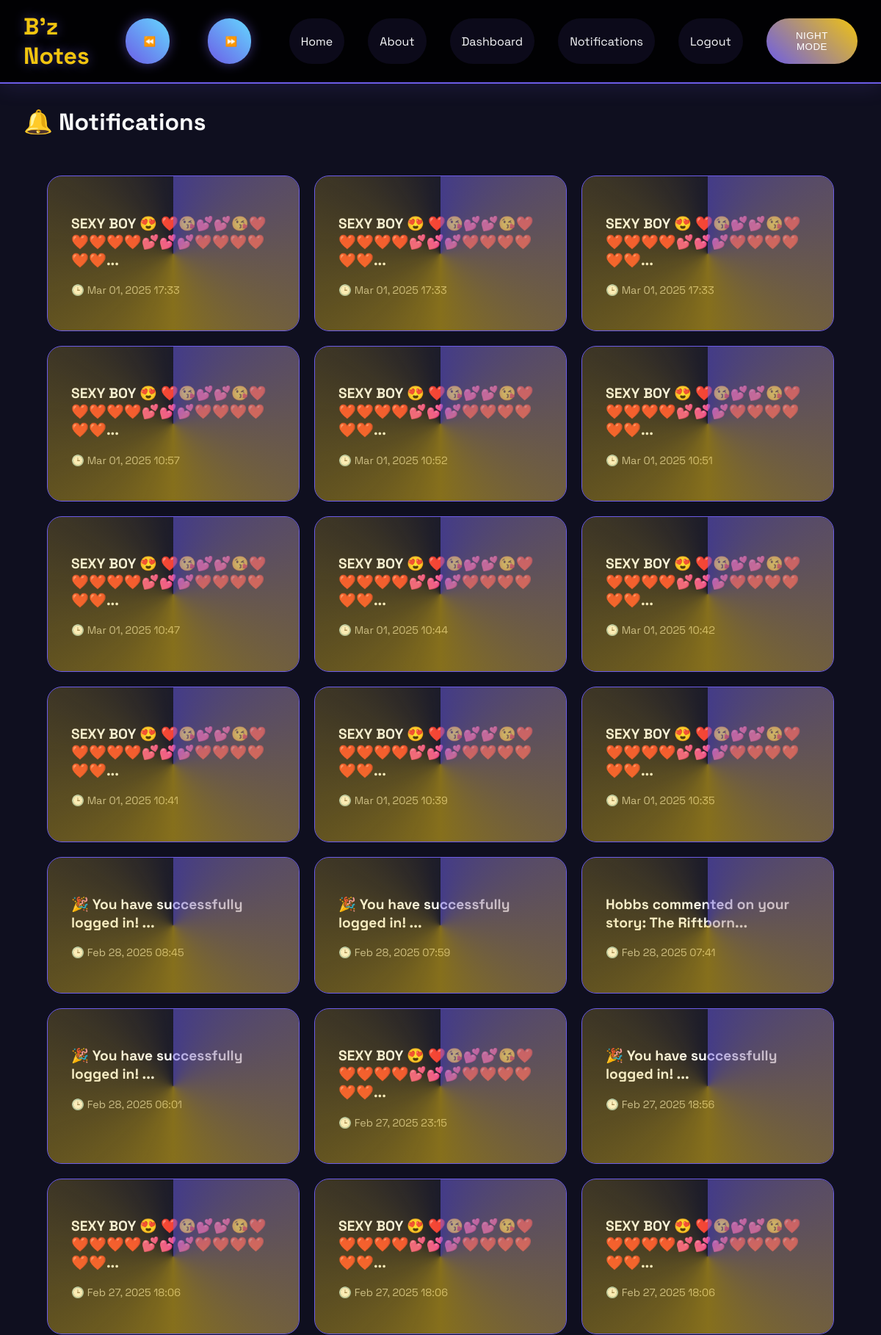
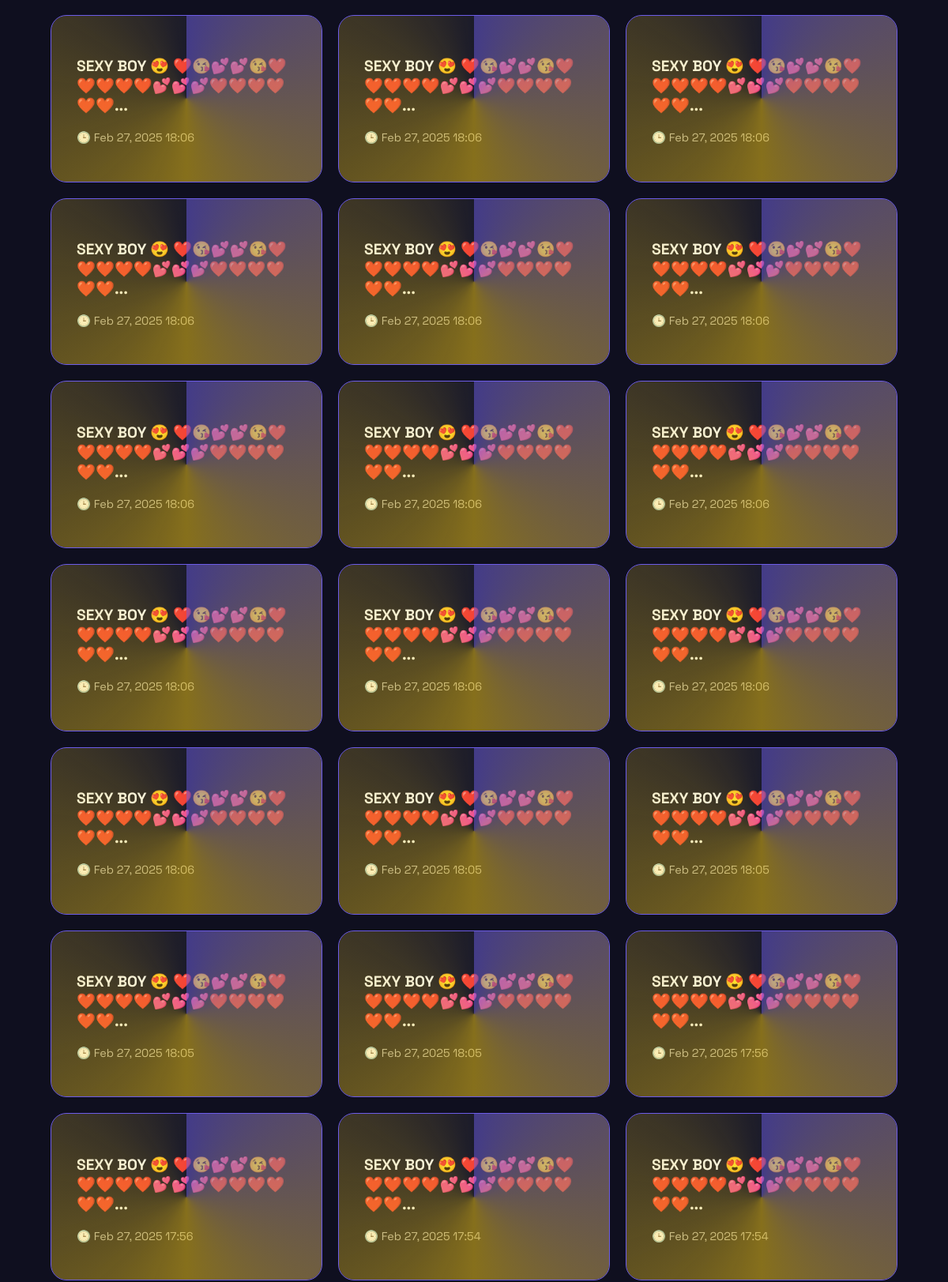
Page /notifications (signed in, upper part) on the committed database (2 pictures, top to bottom).
### models.py (models this page shows)
class Notification(db.Model):
    __tablename__ = "notifications"
    id = db.Column(db.Integer, primary_key=True)
    user_id = db.Column(db.Integer, db.ForeignKey('users.id', ondelete="CASCADE"), nullable=False)
    comment_id = db.Column(db.Integer, db.ForeignKey("comments.id", ondelete="CASCADE"), nullable=True)
    message = db.Column(db.String(255), nullable=False)
    timestamp = db.Column(db.DateTime, default=datetime.utcnow)
    is_read = db.Column(db.Boolean, default=False)
    user = db.relationship('User', backref=db.backref('notifications', lazy=True))
    comment = db.relationship("Comment", back_populates="notifications")

### run.py (the view)
@app.route("/notifications")
@login_required
def notifications_page():
    notifications = Notification.query.filter_by(user_id=current_user.id).order_by(Notification.timestamp.desc()).all()
    return render_template("notifications.html", notifications=notifications)

### run.py (called while the page is built)
@login_manager.user_loader
def load_user(user_id):
    return User.query.get(int(user_id))

### templates/notifications.html (shortened to what this page needs)
{% extends "base.html" %}
{% block content %}
<div class="notifications-page">
    <h1>🔔 Notifications</h1>
    {% if notifications %}
        <div class="notification-grid">
            {% for notification in notifications %}
            <div class="holo-card" onclick="location.href='{{ url_for('view_notification', notification_id=notification.id) }}'">
                <p class="notification-title">{{ notification.message|truncate(50) }}</p>
                <p class="notification-timestamp">🕒 {{ notification.timestamp.strftime('%b %d, %Y %H:%M') }}</p>
            </div>
            {% endfor %}
        </div>
    {% else %}
        <p>No new notifications.</p>
    {% endif %}
</div>
{% endblock %}

### static/css/main.css (style rules this page uses)
:root { --space: #0f0f1f; --primary: #6c5ce7; --accent: #f1c40f; --neon: 0 0 15px rgba(108,92,231,0.5); --text: #f8f9fa; --bg-dark: #0f0f1f; }
body { background: var(--space); color: var(--text); font-family: 'Space Grotesk', sans-serif; margin: 0; padding: 0; }
.holo-card { background: rgba(255,255,255,0.05); border: 1px solid var(--primary); border-radius: 20px; padding: 2rem; position: relative; overflow: hidden; transition: transform 0.3s ease, box-shadow 0.3s ease; }
.holo-card::before { content: ''; position: absolute; inset: -50%; background: conic-gradient(var(--primary), var(--accent), transparent); animation: rotate 4s linear infinite; opacity: 0.5; }
html { overflow-y: scroll; scrollbar-width: thin; scrollbar-color: #888 #f1f1f1; }

### templates/base.html (style rules this page uses)
:root { --space: #0f0f1f; --primary: #6c5ce7; --accent: #f1c40f; --neon: 0 0 15px rgba(108,92,231,0.5); --text: #f8f9fa; --bg-dark: #0f0f1f; }
body { background: var(--space); color: var(--text); font-family: 'Space Grotesk', sans-serif; margin: 0; padding: 0; }
html { overflow-y: scroll; scrollbar-width: thin; scrollbar-color: #888 #f1f1f1; }

### templates/notifications.html (style rules this page uses)
.notification-grid { display: grid; grid-template-columns: repeat(auto-fill, minmax(300px, 1fr)); gap: 20px; padding: 2rem; }
.notification-title { font-weight: bold; font-size: 1.2rem; }
.notification-timestamp { font-size: 0.9rem; color: #bbb; }

### rows in the picture
Notification: message "SEXY BOY 😍 ❤️😘💕💕😘❤️❤️❤️❤️❤️💕💕💕❤️❤️❤️❤️❤️❤️...", timestamp "Mar 01, 2025 17:33"
Notification: message "SEXY BOY 😍 ❤️😘💕💕😘❤️❤️❤️❤️❤️💕💕💕❤️❤️❤️❤️❤️❤️...", timestamp "Mar 01, 2025 17:33"
Notification: message "SEXY BOY 😍 ❤️😘💕💕😘❤️❤️❤️❤️❤️💕💕💕❤️❤️❤️❤️❤️❤️...", timestamp "Mar 01, 2025 17:33"
Notification: message "SEXY BOY 😍 ❤️😘💕💕😘❤️❤️❤️❤️❤️💕💕💕❤️❤️❤️❤️❤️❤️...", timestamp "Mar 01, 2025 10:57"
Notification: message "SEXY BOY 😍 ❤️😘💕💕😘❤️❤️❤️❤️❤️💕💕💕❤️❤️❤️❤️❤️❤️...", timestamp "Mar 01, 2025 10:52"
Notification: message "SEXY BOY 😍 ❤️😘💕💕😘❤️❤️❤️❤️❤️💕💕💕❤️❤️❤️❤️❤️❤️...", timestamp "Mar 01, 2025 10:51"
Notification: message "SEXY BOY 😍 ❤️😘💕💕😘❤️❤️❤️❤️❤️💕💕💕❤️❤️❤️❤️❤️❤️...", timestamp "Mar 01, 2025 10:47"
Notification: message "SEXY BOY 😍 ❤️😘💕💕😘❤️❤️❤️❤️❤️💕💕💕❤️❤️❤️❤️❤️❤️...", timestamp "Mar 01, 2025 10:44"
Notification: message "SEXY BOY 😍 ❤️😘💕💕😘❤️❤️❤️❤️❤️💕💕💕❤️❤️❤️❤️❤️❤️...", timestamp "Mar 01, 2025 10:42"
Notification: message "SEXY BOY 😍 ❤️😘💕💕😘❤️❤️❤️❤️❤️💕💕💕❤️❤️❤️❤️❤️❤️...", timestamp "Mar 01, 2025 10:41"
Notification: message "SEXY BOY 😍 ❤️😘💕💕😘❤️❤️❤️❤️❤️💕💕💕❤️❤️❤️❤️❤️❤️...", timestamp "Mar 01, 2025 10:39"
Notification: message "SEXY BOY 😍 ❤️😘💕💕😘❤️❤️❤️❤️❤️💕💕💕❤️❤️❤️❤️❤️❤️...", timestamp "Mar 01, 2025 10:35"
Notification: message "🎉 You have successfully logged in! ...", timestamp "Feb 28, 2025 08:45"
Notification: message "🎉 You have successfully logged in! ...", timestamp "Feb 28, 2025 07:59"
Notification: message "Hobbs commented on your story: The Riftborn...", timestamp "Feb 28, 2025 07:41"
Notification: message "🎉 You have successfully logged in! ...", timestamp "Feb 28, 2025 06:01"
Notification: message "SEXY BOY 😍 ❤️😘💕💕😘❤️❤️❤️❤️❤️💕💕💕❤️❤️❤️❤️❤️❤️...", timestamp "Feb 27, 2025 23:15"
Notification: message "🎉 You have successfully logged in! ...", timestamp "Feb 27, 2025 18:56"
Notification: message "SEXY BOY 😍 ❤️😘💕💕😘❤️❤️❤️❤️❤️💕💕💕❤️❤️❤️❤️❤️❤️...", timestamp "Feb 27, 2025 18:06"
Notification: message "SEXY BOY 😍 ❤️😘💕💕😘❤️❤️❤️❤️❤️💕💕💕❤️❤️❤️❤️❤️❤️...", timestamp "Feb 27, 2025 18:06"
Notification: message "SEXY BOY 😍 ❤️😘💕💕😘❤️❤️❤️❤️❤️💕💕💕❤️❤️❤️❤️❤️❤️...", timestamp "Feb 27, 2025 18:06"
Notification: message "SEXY BOY 😍 ❤️😘💕💕😘❤️❤️❤️❤️❤️💕💕💕❤️❤️❤️❤️❤️❤️...", timestamp "Feb 27, 2025 18:06"
Notification: message "SEXY BOY 😍 ❤️😘💕💕😘❤️❤️❤️❤️❤️💕💕💕❤️❤️❤️❤️❤️❤️...", timestamp "Feb 27, 2025 18:06"
Notification: message "SEXY BOY 😍 ❤️😘💕💕😘❤️❤️❤️❤️❤️💕💕💕❤️❤️❤️❤️❤️❤️...", timestamp "Feb 27, 2025 18:06"
Notification: message "SEXY BOY 😍 ❤️😘💕💕😘❤️❤️❤️❤️❤️💕💕💕❤️❤️❤️❤️❤️❤️...", timestamp "Feb 27, 2025 18:06"
Notification: message "SEXY BOY 😍 ❤️😘💕💕😘❤️❤️❤️❤️❤️💕💕💕❤️❤️❤️❤️❤️❤️...", timestamp "Feb 27, 2025 18:06"
Notification: message "SEXY BOY 😍 ❤️😘💕💕😘❤️❤️❤️❤️❤️💕💕💕❤️❤️❤️❤️❤️❤️...", timestamp "Feb 27, 2025 18:06"
Notification: message "SEXY BOY 😍 ❤️😘💕💕😘❤️❤️❤️❤️❤️💕💕💕❤️❤️❤️❤️❤️❤️...", timestamp "Feb 27, 2025 18:06"
Notification: message "SEXY BOY 😍 ❤️😘💕💕😘❤️❤️❤️❤️❤️💕💕💕❤️❤️❤️❤️❤️❤️...", timestamp "Feb 27, 2025 18:06"
Notification: message "SEXY BOY 😍 ❤️😘💕💕😘❤️❤️❤️❤️❤️💕💕💕❤️❤️❤️❤️❤️❤️...", timestamp "Feb 27, 2025 18:06"
Notification: message "SEXY BOY 😍 ❤️😘💕💕😘❤️❤️❤️❤️❤️💕💕💕❤️❤️❤️❤️❤️❤️...", timestamp "Feb 27, 2025 18:06"
Notification: message "SEXY BOY 😍 ❤️😘💕💕😘❤️❤️❤️❤️❤️💕💕💕❤️❤️❤️❤️❤️❤️...", timestamp "Feb 27, 2025 18:06"
Notification: message "SEXY BOY 😍 ❤️😘💕💕😘❤️❤️❤️❤️❤️💕💕💕❤️❤️❤️❤️❤️❤️...", timestamp "Feb 27, 2025 18:06"
Notification: message "SEXY BOY 😍 ❤️😘💕💕😘❤️❤️❤️❤️❤️💕💕💕❤️❤️❤️❤️❤️❤️...", timestamp "Feb 27, 2025 18:06"
Notification: message "SEXY BOY 😍 ❤️😘💕💕😘❤️❤️❤️❤️❤️💕💕💕❤️❤️❤️❤️❤️❤️...", timestamp "Feb 27, 2025 18:05"
Notification: message "SEXY BOY 😍 ❤️😘💕💕😘❤️❤️❤️❤️❤️💕💕💕❤️❤️❤️❤️❤️❤️...", timestamp "Feb 27, 2025 18:05"
Notification: message "SEXY BOY 😍 ❤️😘💕💕😘❤️❤️❤️❤️❤️💕💕💕❤️❤️❤️❤️❤️❤️...", timestamp "Feb 27, 2025 18:05"
Notification: message "SEXY BOY 😍 ❤️😘💕💕😘❤️❤️❤️❤️❤️💕💕💕❤️❤️❤️❤️❤️❤️...", timestamp "Feb 27, 2025 18:05"
Notification: message "SEXY BOY 😍 ❤️😘💕💕😘❤️❤️❤️❤️❤️💕💕💕❤️❤️❤️❤️❤️❤️...", timestamp "Feb 27, 2025 17:56"
Notification: message "SEXY BOY 😍 ❤️😘💕💕😘❤️❤️❤️❤️❤️💕💕💕❤️❤️❤️❤️❤️❤️...", timestamp "Feb 27, 2025 17:56"
Notification: message "SEXY BOY 😍 ❤️😘💕💕😘❤️❤️❤️❤️❤️💕💕💕❤️❤️❤️❤️❤️❤️...", timestamp "Feb 27, 2025 17:54"
Notification: message "SEXY BOY 😍 ❤️😘💕💕😘❤️❤️❤️❤️❤️💕💕💕❤️❤️❤️❤️❤️❤️...", timestamp "Feb 27, 2025 17:54"
